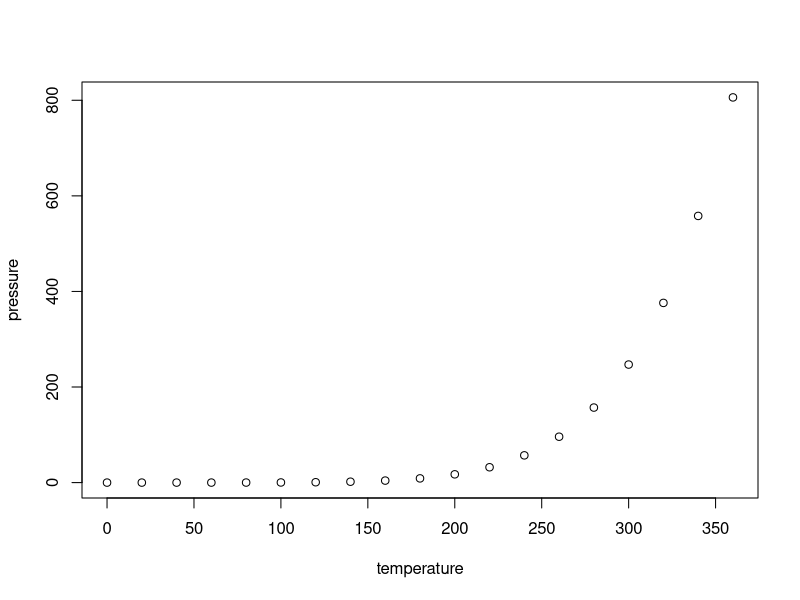
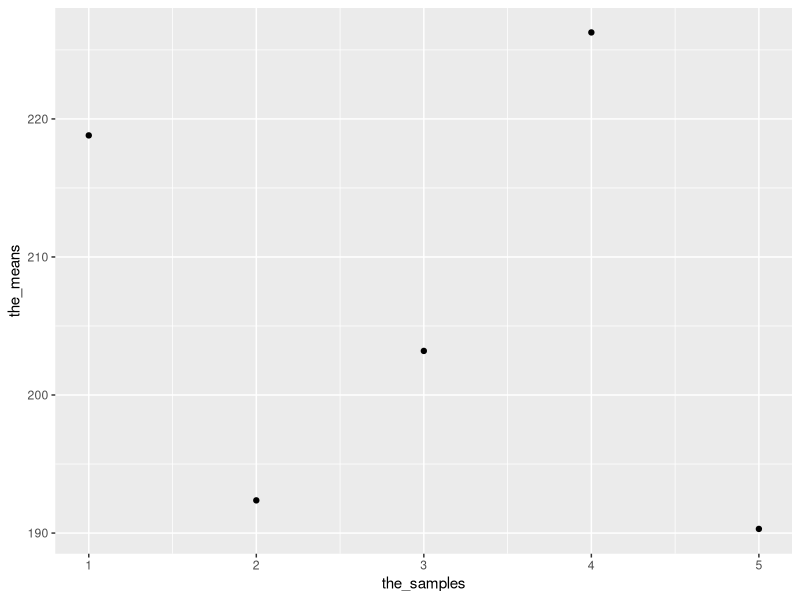
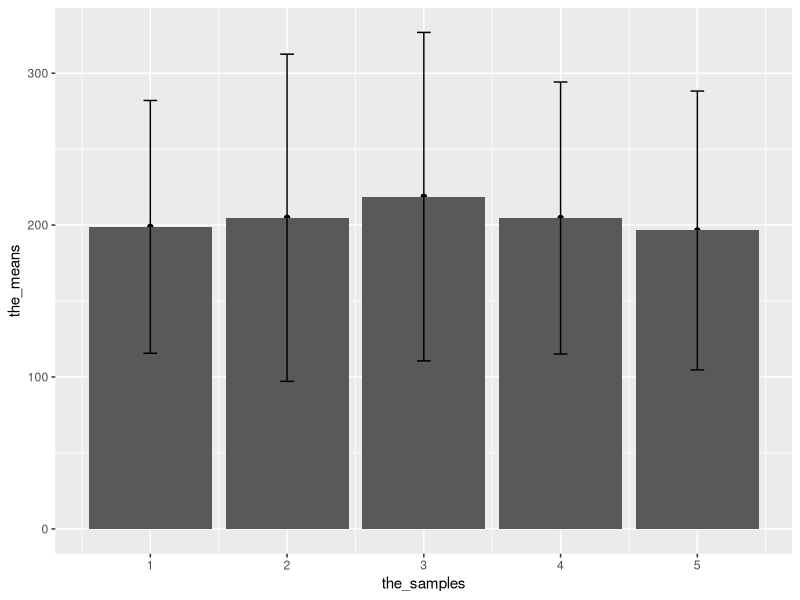

The R source for these figures, in order:
## ---- chunk 1
knitr::opts_chunk$set(echo = TRUE)
## ---- chunk 2
summary(cars)
## ---- chunk 3
plot(pressure)
## ---- chunk 4
library(dplyr)  


my_data <- data.frame(observations = rnorm(25*5, 200, 100),
                      the_samples = rep(1:5, each=25))

my_means <- my_data %>%
  group_by(the_samples) %>%
  summarise(the_means = mean(observations))

library(ggplot2)
 
ggplot(my_means, aes(x = the_samples, y = the_means))+
  geom_point()





## ---- chunk 5
  

#create simulated data
my_data <- data.frame(observations = rnorm(25*5, 200, 100),
                      the_samples = rep(1:5, each=25))



#analyzye the data, get descriptive statistics
my_means <- my_data %>%
  group_by(the_samples) %>%
  summarise(the_means = mean(observations),
            standard_deviation = sd(observations)
            )
    

#plot 
ggplot(my_means, aes(x = the_samples, y = the_means))+
  geom_point()+
geom_bar(stat="identity")+
geom_errorbar(aes(ymin = the_means - standard_deviation,
                    ymax = the_means + standard_deviation),
                width = .10)



## ---- chunk 6
a <- c(2,5,10,50,100)
# sample_data = rnorm(2, 10, 5)
# 
# 
# rnorm(2, 10, 5)
# mean(rnorm(2, 10, 5))
# replicate(10000, mean(rnorm(2, 10, 5)))
# 
# mean(replicate(10000, mean(rnorm(2, 10, 5))))


for(i in a){
  
 print(mean(replicate(10000, mean(rnorm(i, 10, 5))))) 
   
  
}

  




## ---- chunk 7


a <- c(2,5,10,50,100)
sd.p=function(x){
  sd(x)*sqrt((length(x)-1)/length(x))
  }

# sample_data = rnorm(2, 10, 5)
# 
# 
# rnorm(2, 10, 5)
# mean(rnorm(2, 10, 5))
# replicate(10000, mean(rnorm(2, 10, 5)))
# 
# mean(replicate(10000, mean(rnorm(2, 10, 5))))


for(i in a){
  
 print(mean(replicate(10000, sd(rnorm(i, 10, 5))))) 
 print(mean(replicate(10000, sd.p(rnorm(i, 10, 5)))))  
  
}

#it can be seen that there is more consistency among the population standard deviations than the standard deviations that are not n-1




























